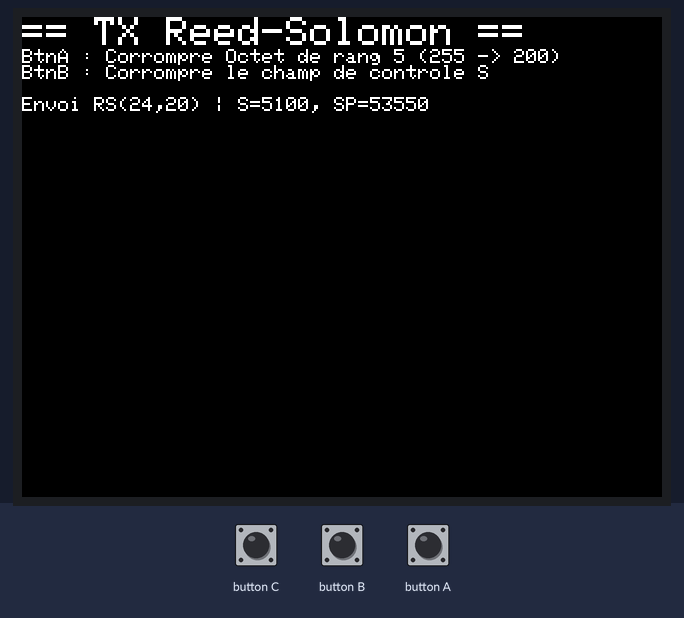
The sketch below on a simulated ESP32. Shown: 320×240 colour display. The test bench sets the inputs (shaded band). No radio packets arrive unless stated.

Above: at 1.3 s.
1.4 s: button B pressed for 2.4 s
At 3.7 s:
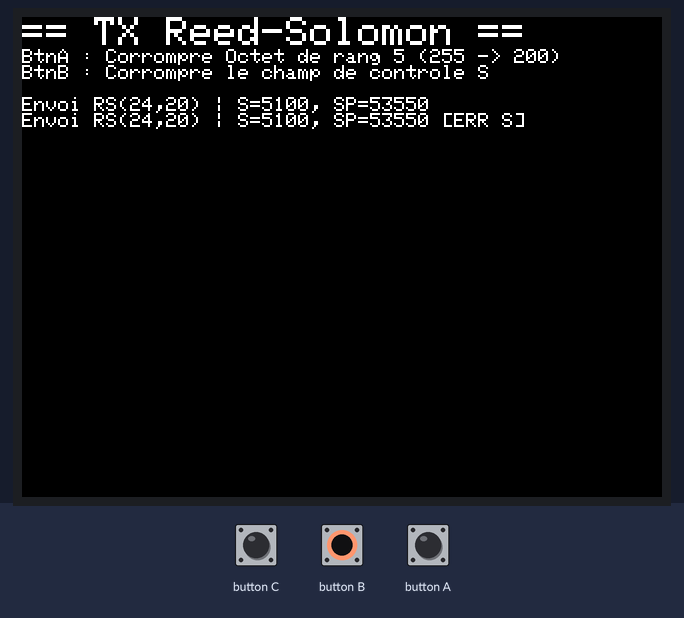
9.9 s: button A pressed for 2.4 s
At 11.0 s:
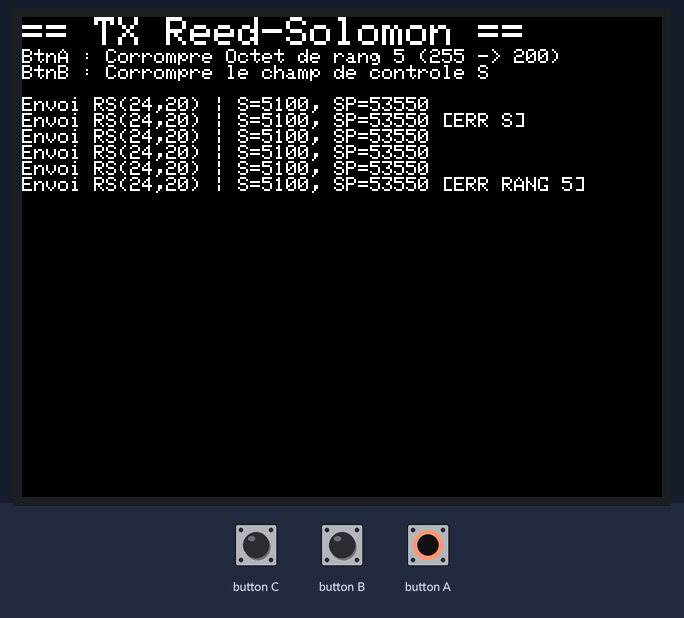
18.1 s: button B pressed for 2.4 s
At 19.5 s:
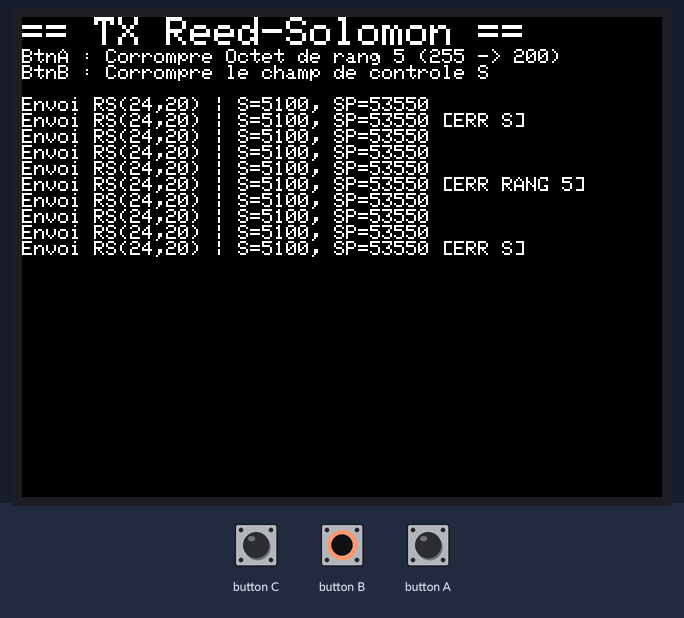
22.3 s: button A pressed for 2.4 s
At 23.8 s:
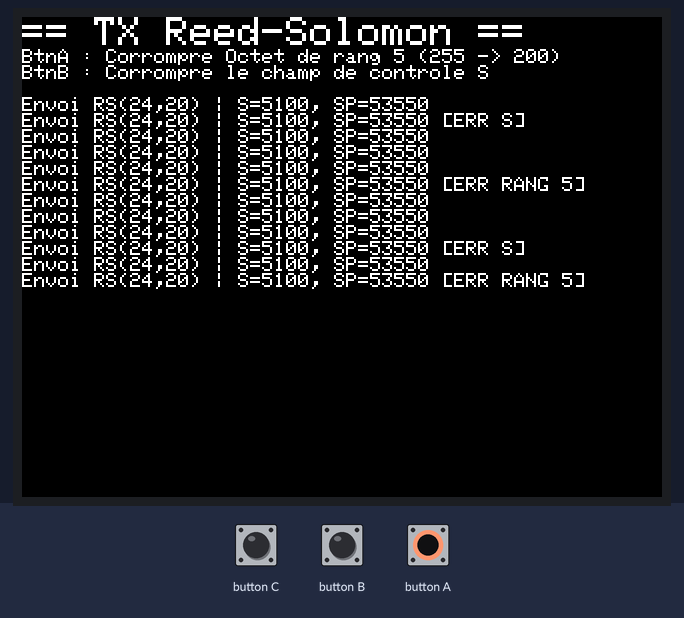
26.4 s: button B pressed for 2.4 s
At 28.1 s:
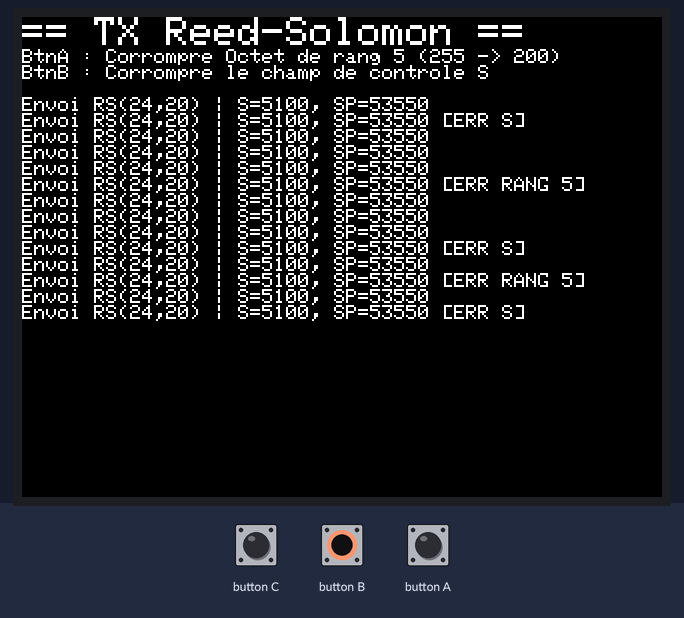
30.5 s: button A pressed for 2.4 s
At 32.4 s:
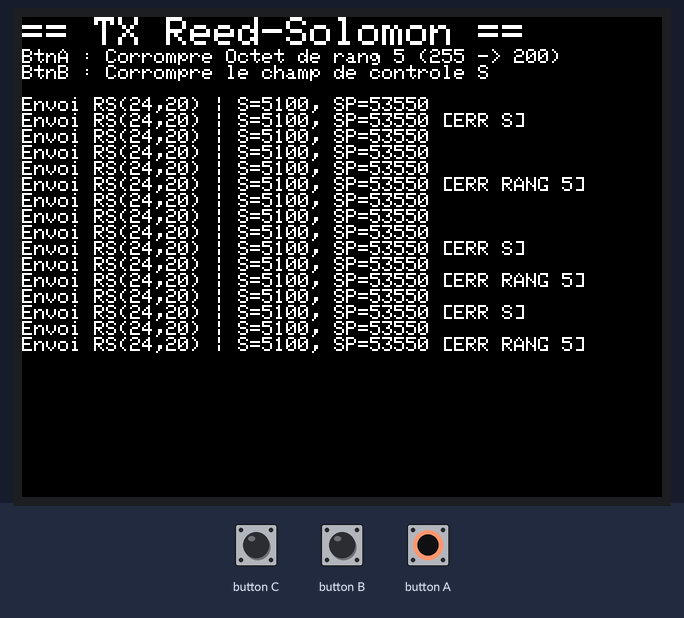
Timing chart, 0 to 33.9 s (numbered marks = the images above; inputs shaded):
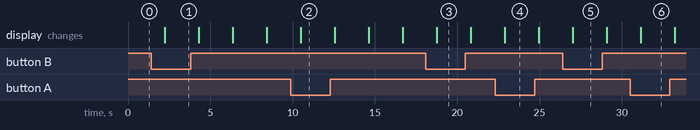

Measured:
- after the input at 1.4 s, the display: changes after 0.84 s (image 1)
- after the input at 9.9 s, the display: changes after 0.60 s (image 2)

The sketch:

video-3-Test-Prog-2-A.ino
```cpp
#include <SPI.h>
#include <RH_RF95.h>
#include <M5Stack.h>

#define RFM95_CS 5
#define RFM95_DIO0 36
RH_RF95 rf95(RFM95_CS, RFM95_DIO0);

uint8_t txbuf[24];
uint16_t S = 0;  // Somme des octets Di utiles (sur 16 bits)
uint16_t SP = 0; // Somme pondérée par le rang i de 1 à 20 (sur 16 bits)

void setup() {
  M5.begin();
  M5.Power.begin();
  Serial.begin(115200);

  M5.Lcd.setTextSize(2);
  M5.Lcd.println("== TX Reed-Solomon ==");
  M5.Lcd.setTextSize(1);
  M5.Lcd.println("BtnA : Corrompre Octet de rang 5 (255 -> 200)");
  M5.Lcd.println("BtnB : Corrompre le champ de controle S\n");

  if (!rf95.init()) {
    M5.Lcd.println("Init RF95 failed !");
    while (1);
  }
  rf95.setModemConfig(RH_RF95::Bw125Cr45Sf128);
  rf95.setFrequency(867.7);
}

void loop() {
  M5.update();
  if (M5.Lcd.getCursorY() > 220) {
    M5.Lcd.fillScreen(BLACK);
    M5.Lcd.setCursor(0, 0);
  }

  // 1. Remplissage des 20 octets utiles à 255 (exemple de la vidéo à 23:47)
  S = 0;
  SP = 0;
  for (int i = 0; i < 20; i++) {
    txbuf[i] = 255;
    S += txbuf[i];             // S = Somme(Di) -> 5100
    SP += txbuf[i] * (i + 1);  // SP = Somme(Di * rang) où rang va de 1 à 20 -> 53550
  }

  // 2. Découpage de S (16 bits) et SP (16 bits) en 4 octets en fin de trame
  txbuf[20] = (S >> 8) & 0xFF;  // S poids fort (MSB)
  txbuf[21] = S & 0xFF;         // S poids faible (LSB)
  txbuf[22] = (SP >> 8) & 0xFF; // SP poids fort (MSB)
  txbuf[23] = SP & 0xFF;        // SP poids faible (LSB)

  M5.Lcd.printf("Envoi RS(24,20) | S=%d, SP=%d ", S, SP);

  // Simulations d'erreurs pour les tests
  if (M5.BtnA.isPressed()) {
    txbuf[4] = 200; // Index 4 = Rang R = 5 (Erreur E = 250 - 200 = -55)
    M5.Lcd.print("[ERR RANG 5]");
  }
  if (M5.BtnB.isPressed()) {
    txbuf[21] ^= 0x0F; // Altération du champ de contrôle S
    M5.Lcd.print("[ERR S]");
  }
  M5.Lcd.println();

  rf95.send(txbuf, 24);
  rf95.waitPacketSent();

  delay(2000);
}
```
